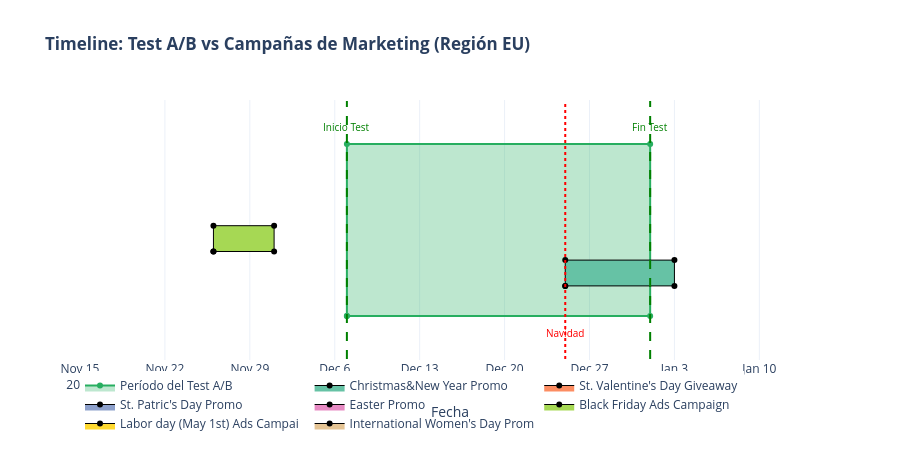

The notebook cell saved with this chart:
### Markdown cell above
<a id='52-marketing'></a>
### 5.2 Análisis de Eventos de Marketing

Los eventos de marketing durante el período del test pueden actuar como **factores de confusión**, afectando el comportamiento de los usuarios de manera independiente al tratamiento.

### Code cell
# Definir período del test
TEST_START = pd.to_datetime('2020-12-07')
TEST_END = pd.to_datetime('2021-01-01')

# Identificar campañas que se solapan
overlapping = marketing_events[
    (marketing_events['start_dt'] <= TEST_END) & 
    (marketing_events['finish_dt'] >= TEST_START)
]

# Crear timeline interactivo con Plotly
fig = go.Figure()

# Añadir período del test
fig.add_trace(go.Scatter(
    x=[TEST_START, TEST_END, TEST_END, TEST_START, TEST_START],
    y=[0.5, 0.5, 2.5, 2.5, 0.5],
    fill='toself',
    fillcolor='rgba(39, 174, 96, 0.3)',
    line=dict(color='#27ae60', width=2),
    name='Período del Test A/B',
    hoverinfo='name'
))

# Añadir campañas de marketing (solo EU)
eu_campaigns = marketing_events[marketing_events['regions'].str.contains('EU')]
colors = px.colors.qualitative.Set2

for idx, (_, campaign) in enumerate(eu_campaigns.iterrows()):
    y_pos = 1 + (idx % 3) * 0.4
    fig.add_trace(go.Scatter(
        x=[campaign['start_dt'], campaign['finish_dt'], campaign['finish_dt'], 
           campaign['start_dt'], campaign['start_dt']],
        y=[y_pos-0.15, y_pos-0.15, y_pos+0.15, y_pos+0.15, y_pos-0.15],
        fill='toself',
        fillcolor=colors[idx % len(colors)],
        line=dict(color='black', width=1),
        name=campaign['name'][:30],
        hovertemplate=f"<b>{campaign['name']}</b><br>" +
                      f"Inicio: {campaign['start_dt'].strftime('%Y-%m-%d')}<br>" +
                      f"Fin: {campaign['finish_dt'].strftime('%Y-%m-%d')}<br>" +
                      f"Regiones: {campaign['regions']}<extra></extra>"
    ))

# Añadir líneas verticales usando shapes (compatible con datetime)
fig.add_shape(type="line", x0=TEST_START, x1=TEST_START, y0=0, y1=3,
              line=dict(color="green", width=2, dash="dash"))
fig.add_shape(type="line", x0=TEST_END, x1=TEST_END, y0=0, y1=3,
              line=dict(color="green", width=2, dash="dash"))
fig.add_shape(type="line", x0=pd.to_datetime('2020-12-25'), x1=pd.to_datetime('2020-12-25'), 
              y0=0, y1=3, line=dict(color="red", width=2, dash="dot"))

# Añadir anotaciones para las líneas
fig.add_annotation(x=TEST_START, y=2.7, text="Inicio Test", showarrow=False, 
                   font=dict(color="green", size=10))
fig.add_annotation(x=TEST_END, y=2.7, text="Fin Test", showarrow=False,
                   font=dict(color="green", size=10))
fig.add_annotation(x=pd.to_datetime('2020-12-25'), y=0.3, text="Navidad", showarrow=False,
                   font=dict(color="red", size=10))

fig.update_layout(
    title='<b>Timeline: Test A/B vs Campañas de Marketing (Región EU)</b>',
    xaxis_title='Fecha',
    yaxis=dict(visible=False),
    xaxis=dict(range=[pd.to_datetime('2020-11-15'), pd.to_datetime('2021-01-15')]),
    height=450,
    showlegend=True,
    legend=dict(orientation='h', yanchor='bottom', y=-0.3)
)

fig.show()

# Resumen de campañas durante el test
print(f'\nCAMPAÑAS DE MARKETING DURANTE EL TEST ({TEST_START.date()} a {TEST_END.date()}):')
print('=' * 70)
for _, row in overlapping.iterrows():
    overlap_start = max(row['start_dt'], TEST_START)
    overlap_end = min(row['finish_dt'], TEST_END)
    overlap_days = (overlap_end - overlap_start).days + 1
    print(f"\n  • {row['name']}")
    print(f"    Regiones: {row['regions']}")
    print(f"    Días de solapamiento: {overlap_days}")

### Figure 1 — Plotly figure (JSON) as saved in the notebook; plotly's stock layout.template omitted (floating-point values rounded to 4 significant figures)
{"data": [{"fill": "toself", "fillcolor": "rgba(39, 174, 96, 0.3)", "hoverinfo": "name", "line": {"color": "#27ae60", "width": 2}, "name": "Período del Test A/B", "type": "scatter", "x": ["2020-12-07T00:00:00", "2021-01-01T00:00:00", "2021-01-01T00:00:00", "2020-12-07T00:00:00", "2020-12-07T00:00:00"], "y": [0.5, 0.5, 2.5, 2.5, 0.5]}, {"fill": "toself", "fillcolor": "rgb(102,194,165)", "hovertemplate": "<b>Christmas&New Year Promo</b><br>Inicio: 2020-12-25<br>Fin: 2021-01-03<br>Regiones: EU, N.America<extra></extra>", "line": {"color": "black", "width": 1}, "name": "Christmas&New Year Promo", "type": "scatter", "x": ["2020-12-25T00:00:00", "2021-01-03T00:00:00", "2021-01-03T00:00:00", "2020-12-25T00:00:00", "2020-12-25T00:00:00"], "y": [0.85, 0.85, 1.15, 1.15, 0.85]}, {"fill": "toself", "fillcolor": "rgb(252,141,98)", "hovertemplate": "<b>St. Valentine's Day Giveaway</b><br>Inicio: 2020-02-14<br>Fin: 2020-02-16<br>Regiones: EU, CIS, APAC, N.America<extra></extra>", "line": {"color": "black", "width": 1}, "name": "St. Valentine's Day Giveaway", "type": "scatter", "x": ["2020-02-14T00:00:00", "2020-02-16T00:00:00", "2020-02-16T00:00:00", "2020-02-14T00:00:00", "2020-02-14T00:00:00"], "y": [1.25, 1.25, 1.55, 1.55, 1.25]}, {"fill": "toself", "fillcolor": "rgb(141,160,203)", "hovertemplate": "<b>St. Patric's Day Promo</b><br>Inicio: 2020-03-17<br>Fin: 2020-03-19<br>Regiones: EU, N.America<extra></extra>", "line": {"color": "black", "width": 1}, "name": "St. Patric's Day Promo", "type": "scatter", "x": ["2020-03-17T00:00:00", "2020-03-19T00:00:00", "2020-03-19T00:00:00", "2020-03-17T00:00:00", "2020-03-17T00:00:00"], "y": [1.65, 1.65, 1.95, 1.95, 1.65]}, {"fill": "toself", "fillcolor": "rgb(231,138,195)", "hovertemplate": "<b>Easter Promo</b><br>Inicio: 2020-04-12<br>Fin: 2020-04-19<br>Regiones: EU, CIS, APAC, N.America<extra></extra>", "line": {"color": "black", "width": 1}, "name": "Easter Promo", "type": "scatter", "x": ["2020-04-12T00:00:00", "2020-04-19T00:00:00", "2020-04-19T00:00:00", "2020-04-12T00:00:00", "2020-04-12T00:00:00"], "y": [0.85, 0.85, 1.15, 1.15, 0.85]}, {"fill": "toself", "fillcolor": "rgb(166,216,84)", "hovertemplate": "<b>Black Friday Ads Campaign</b><br>Inicio: 2020-11-26<br>Fin: 2020-12-01<br>Regiones: EU, CIS, APAC, N.America<extra></extra>", "line": {"color": "black", "width": 1}, "name": "Black Friday Ads Campaign", "type": "scatter", "x": ["2020-11-26T00:00:00", "2020-12-01T00:00:00", "2020-12-01T00:00:00", "2020-11-26T00:00:00", "2020-11-26T00:00:00"], "y": [1.25, 1.25, 1.55, 1.55, 1.25]}, {"fill": "toself", "fillcolor": "rgb(255,217,47)", "hovertemplate": "<b>Labor day (May 1st) Ads Campaign</b><br>Inicio: 2020-05-01<br>Fin: 2020-05-03<br>Regiones: EU, CIS, APAC<extra></extra>", "line": {"color": "black", "width": 1}, "name": "Labor day (May 1st) Ads Campai", "type": "scatter", "x": ["2020-05-01T00:00:00", "2020-05-03T00:00:00", "2020-05-03T00:00:00", "2020-05-01T00:00:00", "2020-05-01T00:00:00"], "y": [1.65, 1.65, 1.95, 1.95, 1.65]}, {"fill": "toself", "fillcolor": "rgb(229,196,148)", "hovertemplate": "<b>International Women's Day Promo</b><br>Inicio: 2020-03-08<br>Fin: 2020-03-10<br>Regiones: EU, CIS, APAC<extra></extra>", "line": {"color": "black", "width": 1}, "name": "International Women's Day Prom", "type": "scatter", "x": ["2020-03-08T00:00:00", "2020-03-10T00:00:00", "2020-03-10T00:00:00", "2020-03-08T00:00:00", "2020-03-08T00:00:00"], "y": [0.85, 0.85, 1.15, 1.15, 0.85]}], "layout": {"annotations": [{"font": {"color": "green", "size": 10}, "showarrow": false, "text": "Inicio Test", "x": "2020-12-07T00:00:00", "y": 2.7}, {"font": {"color": "green", "size": 10}, "showarrow": false, "text": "Fin Test", "x": "2021-01-01T00:00:00", "y": 2.7}, {"font": {"color": "red", "size": 10}, "showarrow": false, "text": "Navidad", "x": "2020-12-25T00:00:00", "y": 0.3}], "height": 450, "legend": {"orientation": "h", "y": -0.3, "yanchor": "bottom"}, "shapes": [{"line": {"color": "green", "dash": "dash", "width": 2}, "type": "line", "x0": "2020-12-07T00:00:00", "x1": "2020-12-07T00:00:00", "y0": 0, "y1": 3}, {"line": {"color": "green", "dash": "dash", "width": 2}, "type": "line", "x0": "2021-01-01T00:00:00", "x1": "2021-01-01T00:00:00", "y0": 0, "y1": 3}, {"line": {"color": "red", "dash": "dot", "width": 2}, "type": "line", "x0": "2020-12-25T00:00:00", "x1": "2020-12-25T00:00:00", "y0": 0, "y1": 3}], "showlegend": true, "title": {"text": "<b>Timeline: Test A/B vs Campañas de Marketing (Región EU)</b>"}, "xaxis": {"range": ["2020-11-15T00:00:00", "2021-01-15T00:00:00"], "title": {"text": "Fecha"}}, "yaxis": {"visible": false}}}
